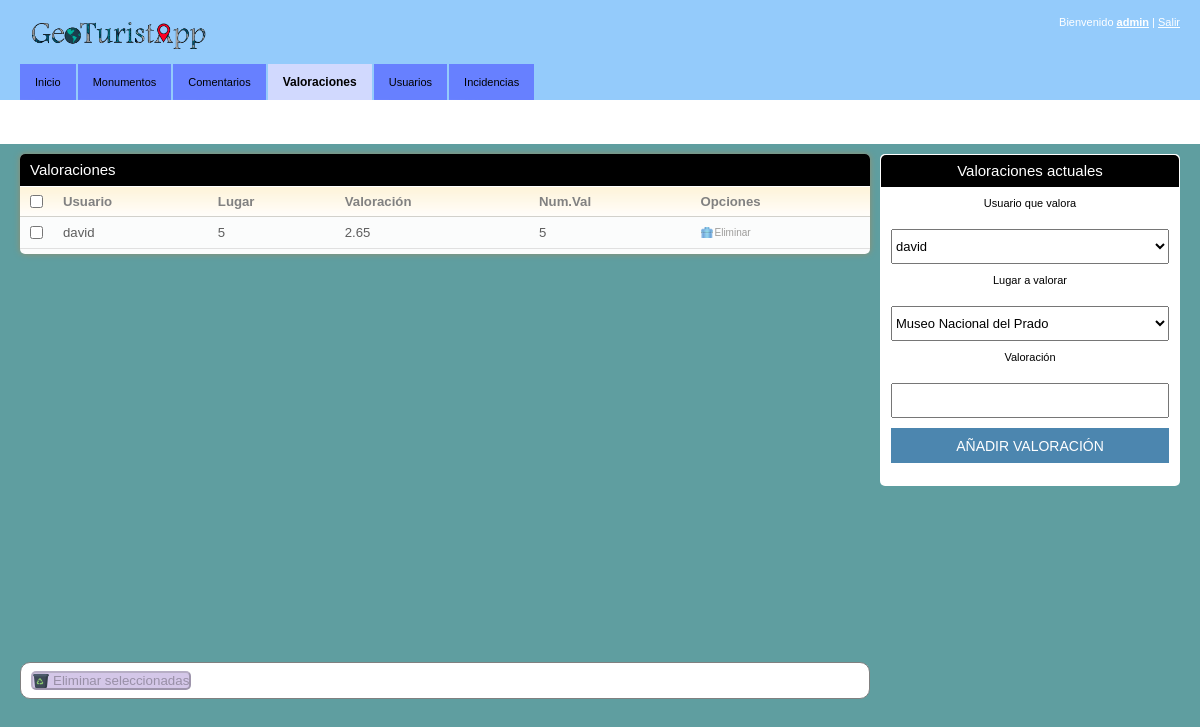
Screenshot of /inicio.php?id=valoraciones (signed in) with the database file from the repository.
### tables this page shows
CREATE TABLE `valoraciones` (
  `id_valoracion` int(11) NOT NULL,
  `id_usuario` varchar(40) NOT NULL,
  `id_lugar` int(11) NOT NULL,
  `valoracion` float NOT NULL,
  `num_valoraciones` int(11) NOT NULL
);

### funciones_BD.php (the view, shortened to what this page needs)
<?php
function usuarios_lista($conexion){
	$usuarios = mysqli_query($conexion,"SELECT * FROM usuarios");
	if($usuarios){
		while($fila = mysqli_fetch_array($usuarios))
		{
			echo "<option value='$fila[id_usuario]'>$fila[id_usuario]</option>";
		}
	}
}
function lugares_lista($conexion){
	$lugares = mysqli_query($conexion,"SELECT * FROM lugares");
	if($lugares){
		while($fila = mysqli_fetch_array($lugares))
		{
			echo "<option value='$fila[id_lugar]'>$fila[nombre]</option>";
		}
	}
}
function obtener_valoraciones($conexion){
	$valoraciones = mysqli_query($conexion,"SELECT * FROM valoraciones");
	if($valoraciones){
		while($fila = mysqli_fetch_array($valoraciones))
		{
			echo "<tr>
				<td><input type='checkbox' name='valor_sel[]' class='lugares_sel' value='$fila[id_valoracion]'/></td>
				<td>$fila[id_usuario]</td>
				<td>$fila[id_lugar]</td>
				<td>$fila[valoracion]</td>
				<td>$fila[num_valoraciones]</td>
				<td><a href='inicio.php?id=valoraciones&eliminar=$fila[id_valoracion]' class='ico del' onclick='return confirmar()'>Eliminar</a>
			</tr>";
		}
	}
}
?>

### css/style_inicio.css (style rules this page uses)
* { padding:0; margin:0; outline:0; }
body { background:cadetblue; font-family: Verdana, sans-serif; font-size:11px; line-height:14px; color:#5e5e5e; }
input, textarea, select { font-family: Verdana, sans-serif; font-size:13px; }
a { text-decoration: underline; cursor:pointer; }
.table td { background:#fbfcfc; border-bottom:solid 1px #e0e0e0; padding:8px 10px; }
a.ico { color:#9d9c9a; font-size:10px; text-decoration: none; padding:0 0 0 14px; background-repeat:no-repeat; background-position:0 0; }
a.del { background-image:url(../img/del.gif) }

### rows the page displays
valoraciones: id_usuario "david", id_lugar "5", valoracion "2.65", num_valoraciones "5"

### other values shown
$_SESSION['usuario'] "admin"
form field u_valoracion "david"
form field l_valoracion "Museo Nacional del Prado"
